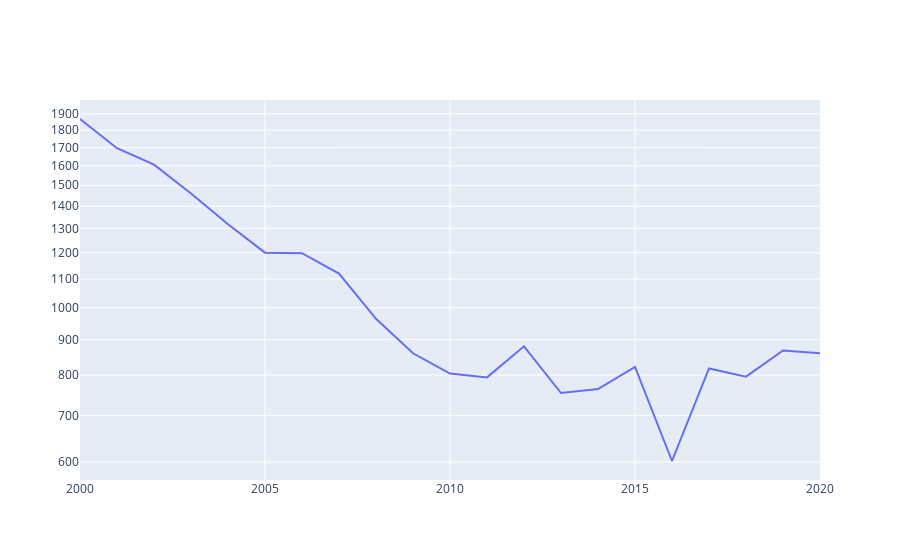

The notebook cell this image was saved under:
### Markdown cell above
### same graph but not for month, for year. (it shows trend and average)

### Code cell
datajahr=infos.copy()
datajahr=datajahr.dropna(subset=["WERT"])
pivot_1=datajahr.pivot_table(index='JAHR',values='WERT',columns=['MONATSZAHL','AUSPRAEGUNG'],aggfunc='sum')
import plotly.graph_objects as go
# instantiate the figure object
fig = go.Figure()

# add a scatter trace for every column
for col in pivot_1.columns:
    if col == ('Alkoholunfälle', 'insgesamt'):
        fig.add_scatter(x=pivot_1.index, y=pivot_1[col], name=col[0])

# change the scale to logarithmic and add title
fig.update_layout(
    yaxis=dict(type="log")
)

fig.show()

### Figure 1 — Plotly figure (JSON) as saved in the notebook; plotly's stock layout.template omitted (floating-point values rounded to 4 significant figures)
{"data": [{"name": "Alkoholunfälle", "type": "scatter", "x": [2000, 2001, 2002, 2003, 2004, 2005, 2006, 2007, 2008, 2009, 2010, 2011, 2012, 2013, 2014, 2015, 2016, 2017, 2018, 2019, 2020], "y": [1868, 1696, 1606, 1460, 1318, 1200, 1198, 1120, 964, 860, 804, 794, 880, 754, 764, 822, 602, 818, 796, 868, 860]}], "layout": {"yaxis": {"type": "log"}}}
